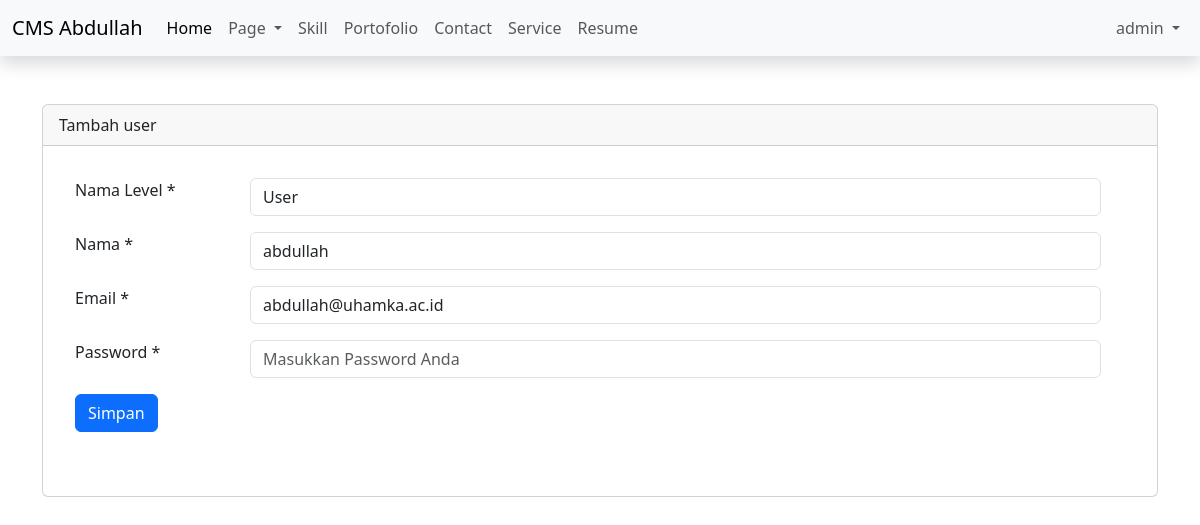
/admin/dashboard.php?page=tambah-user&edit=5 (signed in), run on the app's committed database.
### tables this page shows
CREATE TABLE `users` (
  `id` int(11) NOT NULL,
  `id_level` int(11) DEFAULT NULL,
  `name` varchar(50) NOT NULL,
  `email` varchar(50) NOT NULL,
  `password` varchar(100) NOT NULL,
  `created_at` timestamp NOT NULL DEFAULT current_timestamp(),
  `updated_at` timestamp NULL DEFAULT NULL ON UPDATE current_timestamp()
);

CREATE TABLE `levels` (
  `id` int(11) NOT NULL,
  `nama_level` varchar(25) DEFAULT NULL
);

### admin/content/tambah-user.php (the view, shortened to what this page needs)
<?php
$id_user = isset($_GET['edit']) ? $_GET['edit'] : '';
$queryEdit = mysqli_query($config, "SELECT * FROM users WHERE id='$id_user'");
$rowEdit = mysqli_fetch_assoc($queryEdit);
$queryLevels = mysqli_query($config, "SELECT * FROM levels ORDER BY id DESC");
$rowLevels = mysqli_fetch_all($queryLevels, MYSQLI_ASSOC);
?>
<div class="card-body">
    <form action="" method="post">
        <div class="mb-3 row">
            <div class="mb-3 row">
                <div class="col-sm-2">
                    <label for="">Nama Level *</label>
                </div>
                <div class="col-sm-10">
                    <select name="id_level" id="" class="form-control">
                        <?php foreach ($rowLevels as $level): ?>
                            <option <?php echo isset($_GET['edit']) ? ($level['id'] == $rowEdit['id_level']) ? 'selected' : '' : '' ?> value="<?php echo $level['id'] ?>"><?php echo $level['nama_level'] ?></option>
                        <?php endforeach ?>
                    </select>
                </div>
            </div>
            <div class="mb-3 row">
                <div class="col-sm-2">
                    <label for="">Nama *</label>
                </div>
                <div class="col-sm-10">
                    <input required name="name" type="nama" class="form-control" placeholder="Masukkan Nama Anda" value="<?= isset($rowEdit['name']) ? $rowEdit['name'] : '' ?>">
                </div>
            </div>
            <div class="mb-3 row">
                <div class="col-sm-2">
                    <label for="">Email *</label>
                </div>
                <div class="col-sm-10">
                    <input required name="email" type="email" class="form-control" placeholder="Masukkan Email Anda" value="<?= isset($rowEdit['email']) ? $rowEdit['email'] : '' ?>">
                </div>
            </div>
            <div class="mb-3 row">
                <div class="col-sm-2">
                    <label for="">Password *</label>
                </div>
                <div class="col-sm-10">
                    <input required name="password" type="password" class="form-control" placeholder="Masukkan Password Anda">
                </div>
            </div>
            <div class="mb-3 row">
                <div class="col-sm-12">
                    <button name="<?= isset($_GET['edit']) ? 'edit' : 'simpan'; ?>" type="sumbit" class="btn btn-primary">Simpan</button>
                </div>
            </div>
    </form>
</div>

### data on the page
users: id_level "User", name "abdullah", email "abdullah@uhamka.ac.id"

### other printed values
$_SESSION['NAME'] "admin"
str_replace("-", " ", ucfirst($_GET['page'])) "Tambah user"
